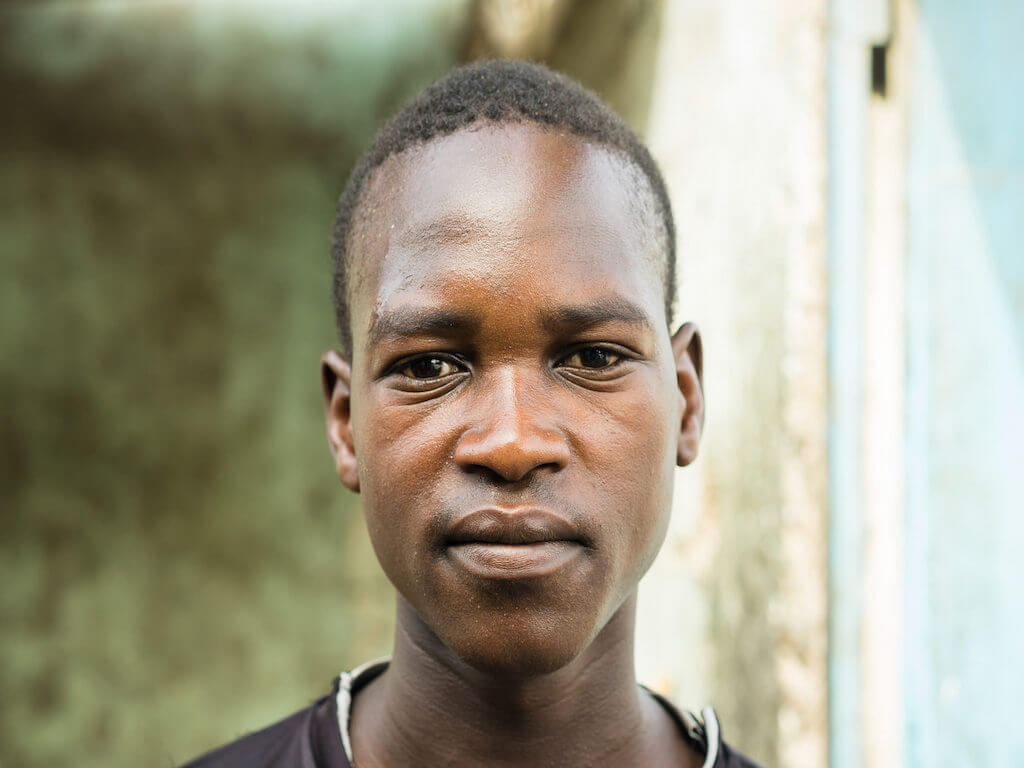
#> input picture imagenes/africanos/1.jpg, 1024 x 768 px, given in place of 1.png, which was not available
$ python Clase6MVL.py
#> lines starting #> are read from the running program, lines starting #| are printed output that depends on the picture; pictures that were not available may be replaced by others from this repository, and a replacement may not be noted
#Visión Computarizada: no es IA, sino análisis de datos gráficos, imágenes.
#Se usa la librería: openCV
import cv2

# [35 lines of commented-out code are left out]
imagen = cv2.imread("imagenes/semaforo/1.png")
#> imagen is the input picture: shape (768, 1024, 3); mean B, G, R 136.3, 156.5, 160.3
imagen_resized = cv2.resize(imagen, (200,600))
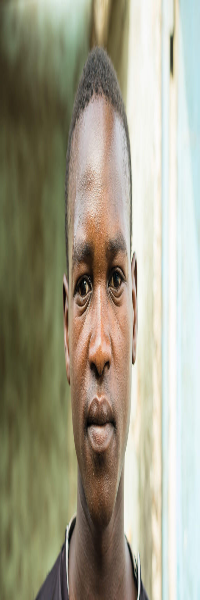
#> imagen_resized: shape (600, 200, 3); mean B, G, R 136.2, 156.4, 160.2
valor_GBR = print(imagen_resized[50,100])
#| [120 131 131]
imagen_rezised_splited_arriba = imagen_resized[0:200, 0:200] #altura, ancho
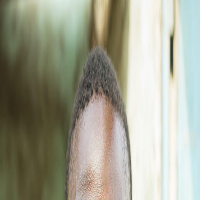
#> imagen_rezised_splited_arriba: shape (200, 200, 3); mean B, G, R 145.3, 162.1, 161.6
imagen_rezised_splited_medio = imagen_resized[200:400, 0:200]
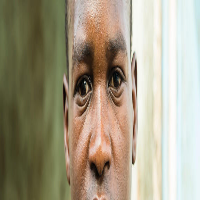
#> imagen_rezised_splited_medio: shape (200, 200, 3); mean B, G, R 134.1, 155.8, 164.5
imagen_rezised_splited_abajo = imagen_resized[400:600, 0:200]
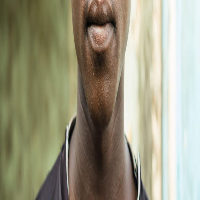
#> imagen_rezised_splited_abajo: shape (200, 200, 3); mean B, G, R 129.1, 151.3, 154.6
cv2.imshow("original",imagen) #muestra la imagen
cv2.waitKey(3000) #click/press key to close
cv2.destroyAllWindows() #cierra todas las ventanas
cv2.imshow("reducida",imagen_resized) #muestra la imagen
cv2.waitKey(3000) #click/press key to close
cv2.destroyAllWindows() #cierra todas las ventanas
cv2.imshow("recorte arriba",imagen_rezised_splited_arriba) #muestra la imagen
cv2.waitKey(3000) #click/press key to close
cv2.destroyAllWindows() #cierra todas las ventanas
cv2.imshow("recorte medio",imagen_rezised_splited_medio) #muestra la imagen
cv2.waitKey(3000) #click/press key to close
cv2.destroyAllWindows() #cierra todas las ventanas
cv2.imshow("recorte abajo",imagen_rezised_splited_abajo) #muestra la imagen
cv2.waitKey(3000) #click/press key to close
cv2.destroyAllWindows() #cierra todas las ventanas

(b,g,r)=cv2.split(imagen_rezised_splited_arriba)
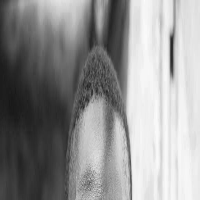
#> b: shape (200, 200); min 23, max 252, mean 145.3
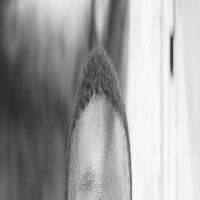
#> g: shape (200, 200); min 39, max 251, mean 162.1
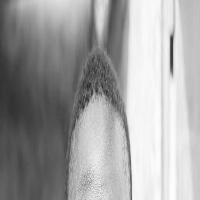
#> r: shape (200, 200); min 40, max 254, mean 161.6
imagen_rezised_splited_arriba[(b==255)&(g==255)&(r==255)]=0,0,0 #vuelve lo blanco a negro
cv2.imshow("recorte arriba_sobre_negro",imagen_rezised_splited_arriba) #muestra la imagen
cv2.waitKey(2000) #click/press key to close
cv2.destroyAllWindows() #cierra todas las ventanas

$ run again, with imagenes/africanos/2.jpg copied over imagenes/africanos/1.jpg
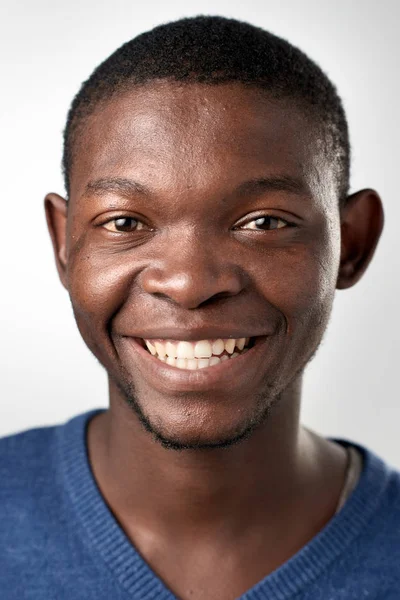
#> input picture imagenes/africanos/2.jpg, 400 x 600 px, given in place of 1.png, which was not available
#> imagen is the input picture: shape (600, 400, 3); mean B, G, R 122.4, 122.8, 138.2
#| [18 21 20]
#> `imagen_rezised_splited_abajo = imagen_resized[400:600, 0:200]`:
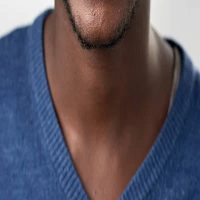
#> imagen_rezised_splited_abajo: shape (200, 200, 3); mean B, G, R 96.4, 84.8, 91
#> `(b,g,r)=cv2.split(imagen_rezised_splited_arriba)`:
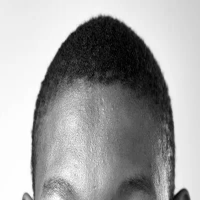
#> r: shape (200, 200); min 0, max 255, mean 161.8

$ run again, with imagenes/africanos/4.jpg copied over imagenes/africanos/1.jpg
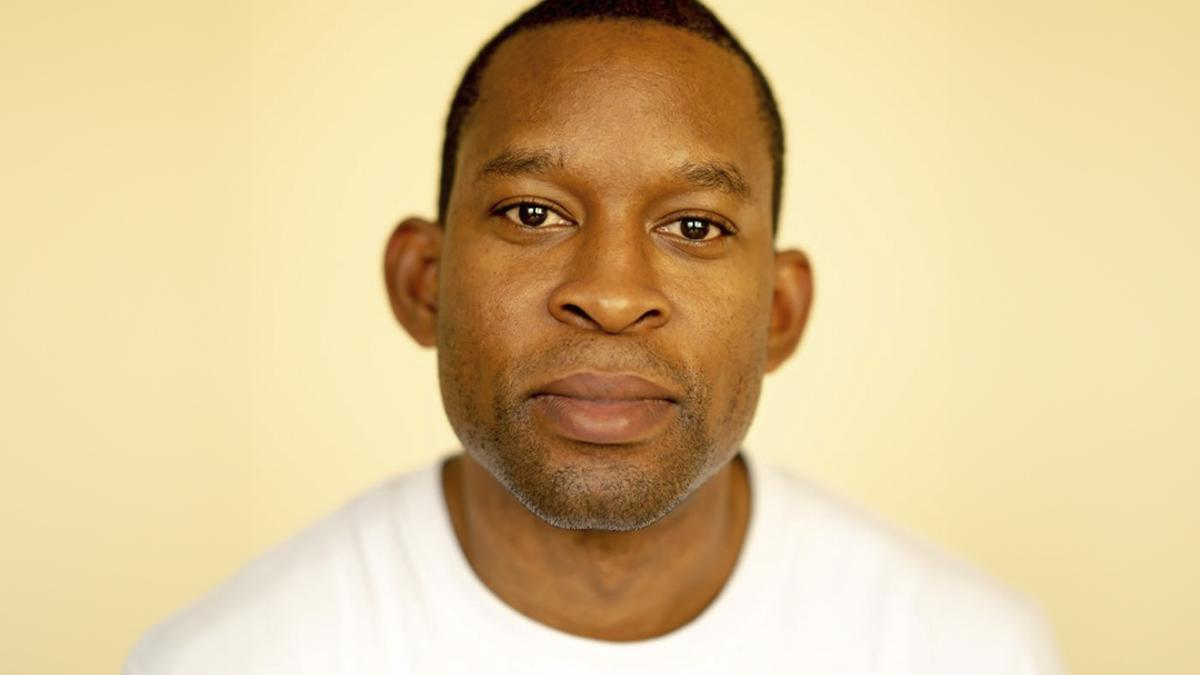
#> input picture imagenes/africanos/4.jpg, 1200 x 675 px, given in place of 1.png, which was not available
#> imagen is the input picture: shape (675, 1200, 3); mean B, G, R 151.5, 197.3, 221
#| [ 26  87 155]
#> `(b,g,r)=cv2.split(imagen_rezised_splited_arriba)`:
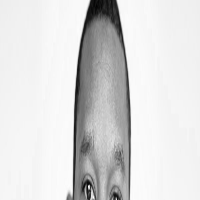
#> r: shape (200, 200); min 2, max 254, mean 218.1
